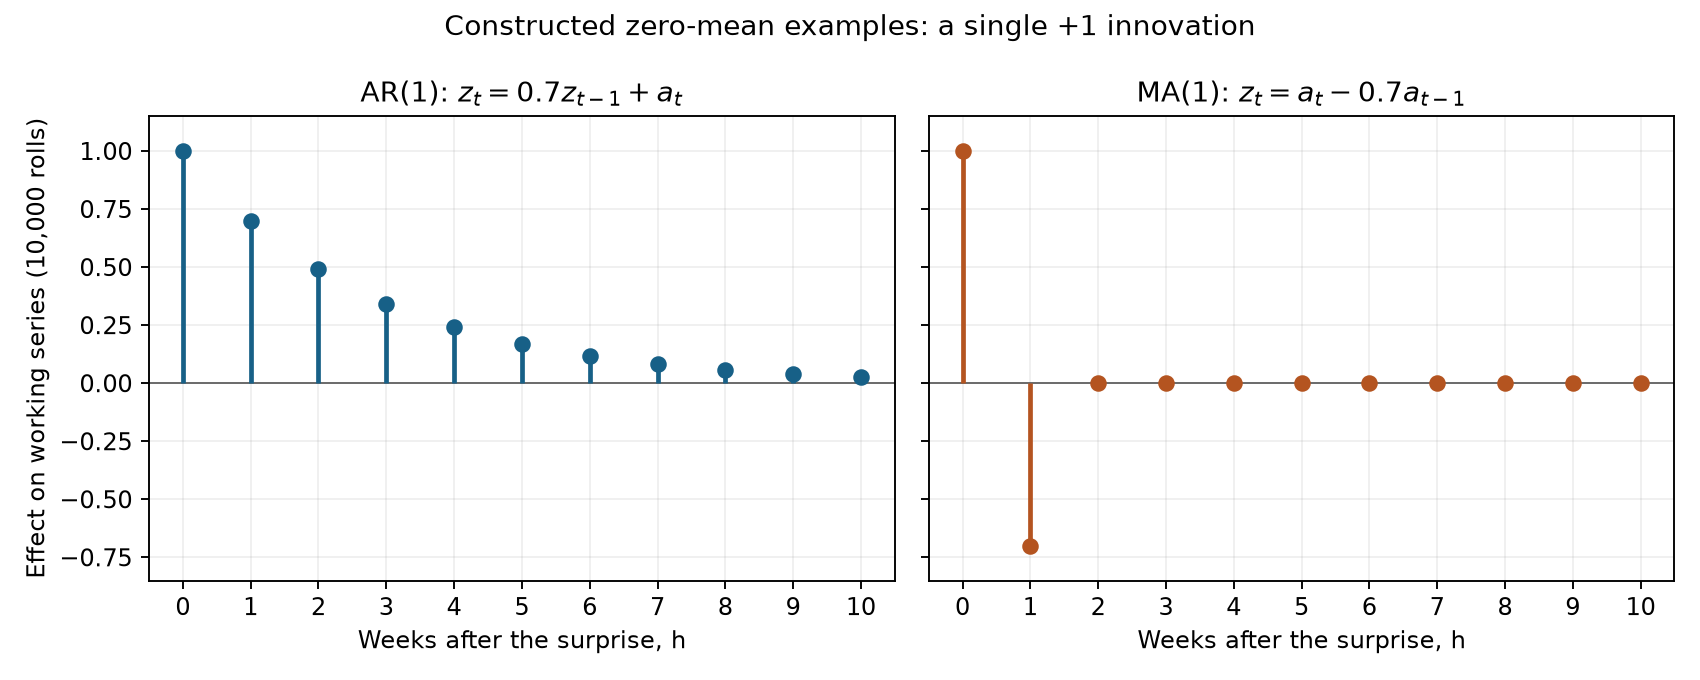

This chart was generated by the following Python code:
"""Zero-mean, constructed responses to one isolated innovation."""
import json
from pathlib import Path

import matplotlib
matplotlib.use("Agg")
import matplotlib.pyplot as plt
import numpy as np


def main():
    root = Path(__file__).resolve().parent
    phi = theta = 0.7
    h = np.arange(11)
    ar = phi ** h
    ma = np.zeros(h.size)
    ma[:2] = [1, -theta]
    fig, axes = plt.subplots(1, 2, figsize=(10, 4), sharey=True)
    for ax, values, title, color in zip(
        axes, [ar, ma],
        [r"AR(1): $z_t=0.7z_{t-1}+a_t$", r"MA(1): $z_t=a_t-0.7a_{t-1}$"],
        ["#176087", "#b45420"],
    ):
        ax.axhline(0, color="0.4", linewidth=0.8)
        ax.vlines(h, 0, values, color=color, linewidth=2)
        ax.scatter(h, values, color=color, zorder=3)
        ax.set(title=title, xlabel="Weeks after the surprise, h", xticks=h)
        ax.grid(alpha=0.2)
    axes[0].set(ylabel="Effect on working series (10,000 rolls)", ylim=(-0.85, 1.15))
    fig.suptitle("Constructed zero-mean examples: a single +1 innovation", fontsize=12)
    fig.tight_layout()
    fig.savefig(root / "turn03_zero_mean_surprise.png", dpi=170)
    plt.close(fig)
    result = {
        "description": "Exact constructed impulse responses, not observed or fitted series",
        "fixed_illustrative_coefficients": {"phi_1": phi, "theta_1": theta},
        "setup": "zero before week t; a_t=1; every other innovation zero",
        "ma_convention": "z_t=a_t-theta_1*a_(t-1)",
        "h": h.tolist(), "ar_effect": ar.tolist(), "ma_effect": ma.tolist(),
    }
    (root / "turn03_zero_mean_surprise.json").write_text(json.dumps(result, indent=2) + "\n")


if __name__ == "__main__":
    main()
